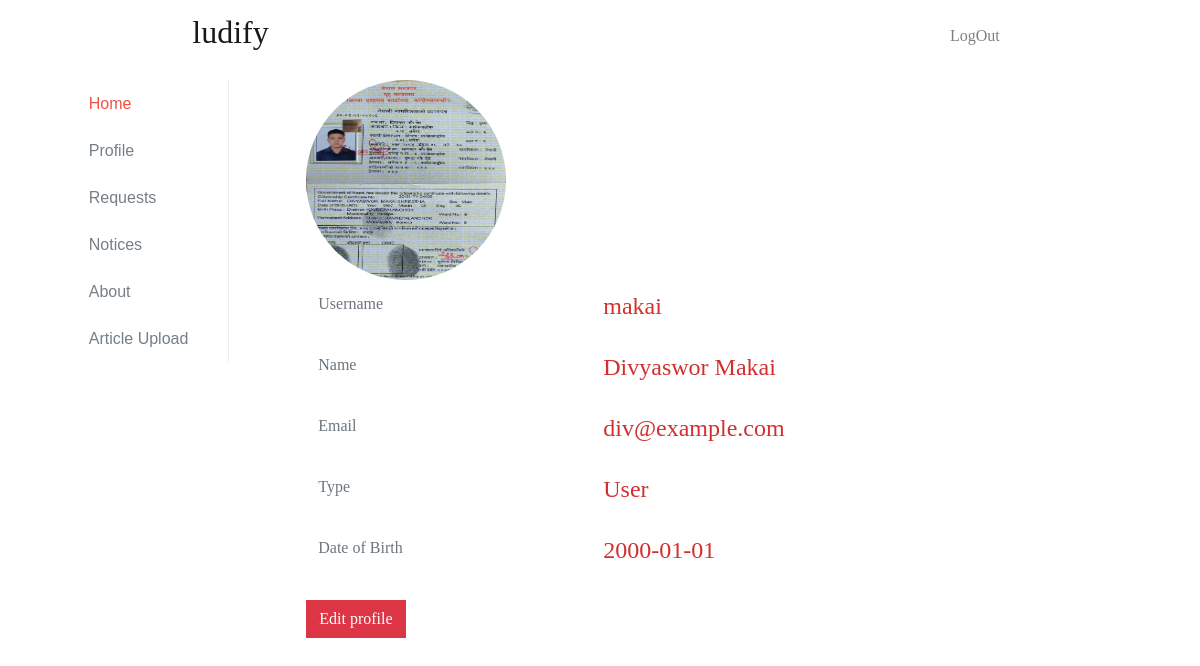
/profile.php (signed in), run on the app's committed database.
### tables this page shows
CREATE TABLE `users` (
  `user_id` int(11) NOT NULL,
  `first_name` varchar(50) NOT NULL,
  `last_name` varchar(50) NOT NULL,
  `email` varchar(100) NOT NULL,
  `password` varchar(100) NOT NULL,
  `hash` varchar(32) NOT NULL,
  `active` tinyint(1) NOT NULL,
  `loggedin` int(11) NOT NULL,
  `avatar` varchar(600) NOT NULL,
  `username` varchar(500) NOT NULL,
  `dob` date NOT NULL,
  `gender` varchar(200) NOT NULL,
  `contact` bigint(10) NOT NULL,
  `role_id` int(11) DEFAULT NULL,
  `count` int(11) DEFAULT NULL
);

CREATE TABLE `user_roles` (
  `role_id` int(11) NOT NULL,
  `role_name` varchar(50) DEFAULT NULL
);

### profile.php (the view, shortened to what this page needs)
<?php include 'partial_upper.php'; ?>
<?php include'partial_sidebar.php'; ?>
		<div class="col-md-9 container">
			<?php
				if(isset($_SESSION['user_id'])&& $_SESSION['user_id']!=""){
				$user_id = $_SESSION['user_id'];
				$query = "SELECT * FROM users where user_id='$user_id'";
				$result = mysqli_query($conn,$query);
				$row =mysqli_fetch_assoc($result);
				if(empty($row['avatar'])){
					$profile_img = "media/default.png";
				}
				else{
					$profile_img = $row['avatar'];
				}
				$result2 = mysqli_query($conn,"select role_name from user_roles where role_id = ".$row['role_id']);
				$row2 = mysqli_fetch_assoc($result2);
			?>
				<img class="rounded-circle " style="width:200px; height:200px;" src="<?=$profile_img?>"><br>
				<table class="table table-borderless">
					<tr>
						<td><label>Username</label></td>
						<td><h4 class="profile"><?=$row['username']?></h4></td>
					</tr>
					<tr>
						<td><label>Name</label></td>
						<td><h4 class="profile"><?=$row['first_name']." ".$row['last_name']?></h4></td>
					</tr>
					<tr>
						<td><label>Email</label></td>
						<td><h4 class="profile"><?=$row['email']?></h4></td>
					</tr>
					<tr>
						<td><label>Type</label></td>
						<td><h4 class="profile"><?=$row2['role_name']?></h4></td>
					</tr>
					<tr>
						<td><label>Date of Birth</label></td>
						<td><h4 class="profile"><?=$row['dob']?></h4></td>
					</tr>
				</table>
				<a href="edit_profile.php" class="btn btn-danger">Edit profile</a>
			<?php
			}
			else{
				$_SESSION['error'] ="Login First";
				header('location:login.php');
			}
			?>
		</div>
	</div>
</div>
<?php include 'partial_lower.php'; ?>

### assets/css/custom.css (style rules this page uses)
* { font-family: 'Merriweather', 'Times New Roman', serif; }
label,select,option { color: #6c757d; }
a { color:#D32F2F; }
.btn { border-radius: 0; }
.profile { color:#D32F2F; }

### data on the page
users: avatar (picture), username "makai", first_name "Divyaswor", last_name "Makai", email "div@example.com", dob "2000-01-01"
user_roles: role_name "User"
